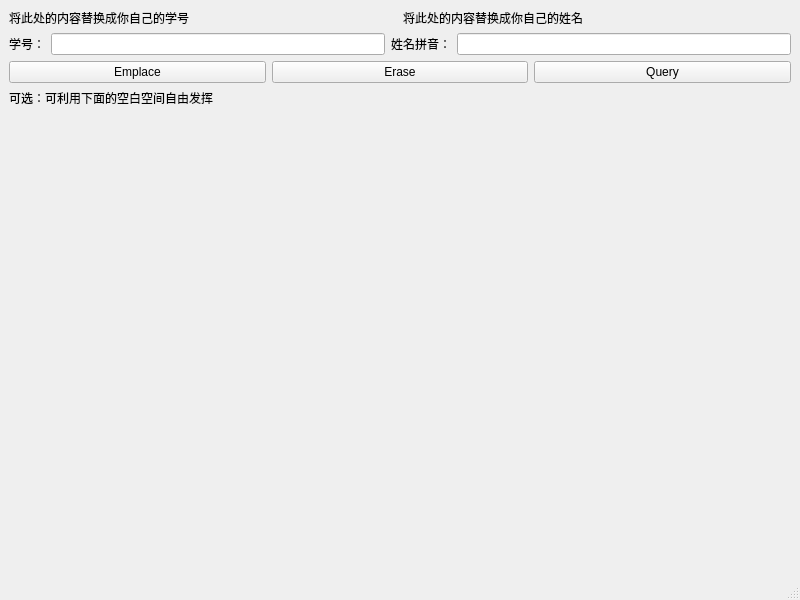
<?xml version="1.0" encoding="UTF-8"?>
<ui version="4.0">
 <class>MainWindow</class>
 <widget class="QMainWindow" name="MainWindow">
  <property name="geometry">
   <rect>
    <x>0</x>
    <y>0</y>
    <width>800</width>
    <height>600</height>
   </rect>
  </property>
  <property name="windowTitle">
   <string>MainWindow</string>
  </property>
  <widget class="QWidget" name="centralwidget">
   <layout class="QVBoxLayout" name="verticalLayout">
    <item>
     <layout class="QHBoxLayout" name="horizontalLayout_3">
      <item>
       <widget class="QLabel" name="txt_student_id">
        <property name="text">
         <string>将此处的内容替换成你自己的学号</string>
        </property>
       </widget>
      </item>
      <item>
       <widget class="QLabel" name="txt_student_name">
        <property name="text">
         <string>将此处的内容替换成你自己的姓名</string>
        </property>
       </widget>
      </item>
     </layout>
    </item>
    <item>
     <layout class="QHBoxLayout" name="horizontalLayout">
      <item>
       <widget class="QLabel" name="txt_id">
        <property name="text">
         <string>学号：</string>
        </property>
       </widget>
      </item>
      <item>
       <widget class="QLineEdit" name="lne_id"/>
      </item>
      <item>
       <widget class="QLabel" name="txt_name">
        <property name="text">
         <string>姓名拼音：</string>
        </property>
       </widget>
      </item>
      <item>
       <widget class="QLineEdit" name="lne_name"/>
      </item>
     </layout>
    </item>
    <item>
     <layout class="QHBoxLayout" name="horizontalLayout_2">
      <item>
       <widget class="QPushButton" name="btn_emplace">
        <property name="text">
         <string>Emplace</string>
        </property>
       </widget>
      </item>
      <item>
       <widget class="QPushButton" name="btn_erase">
        <property name="text">
         <string>Erase</string>
        </property>
       </widget>
      </item>
      <item>
       <widget class="QPushButton" name="btn_query">
        <property name="text">
         <string>Query</string>
        </property>
       </widget>
      </item>
     </layout>
    </item>
    <item>
     <widget class="QLabel" name="label_2">
      <property name="text">
       <string>可选：可利用下面的空白空间自由发挥</string>
      </property>
     </widget>
    </item>
    <item>
     <spacer name="verticalSpacer">
      <property name="orientation">
       <enum>Qt::Vertical</enum>
      </property>
      <property name="sizeHint" stdset="0">
       <size>
        <width>20</width>
        <height>40</height>
       </size>
      </property>
     </spacer>
    </item>
   </layout>
  </widget>
  <widget class="QMenuBar" name="menubar">
   <property name="geometry">
    <rect>
     <x>0</x>
     <y>0</y>
     <width>800</width>
     <height>23</height>
    </rect>
   </property>
  </widget>
  <widget class="QStatusBar" name="statusbar"/>
 </widget>
 <resources/>
 <connections/>
</ui>
